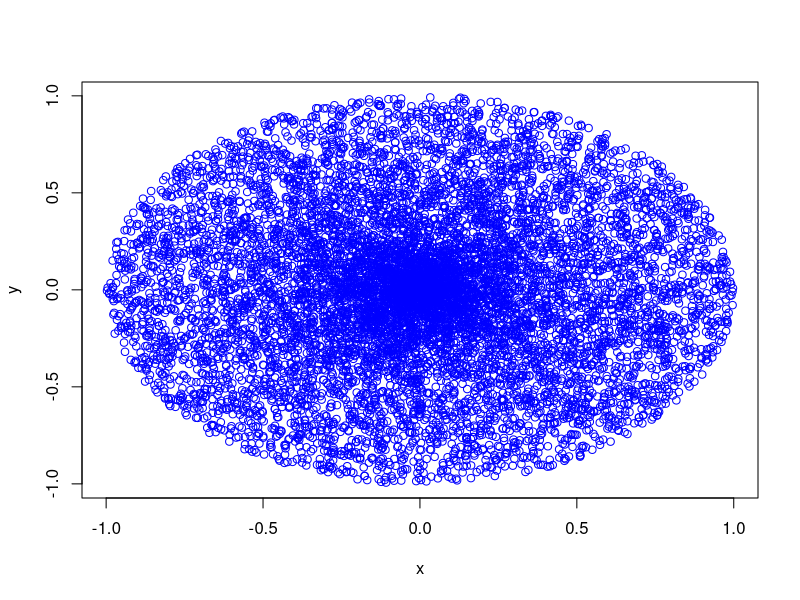
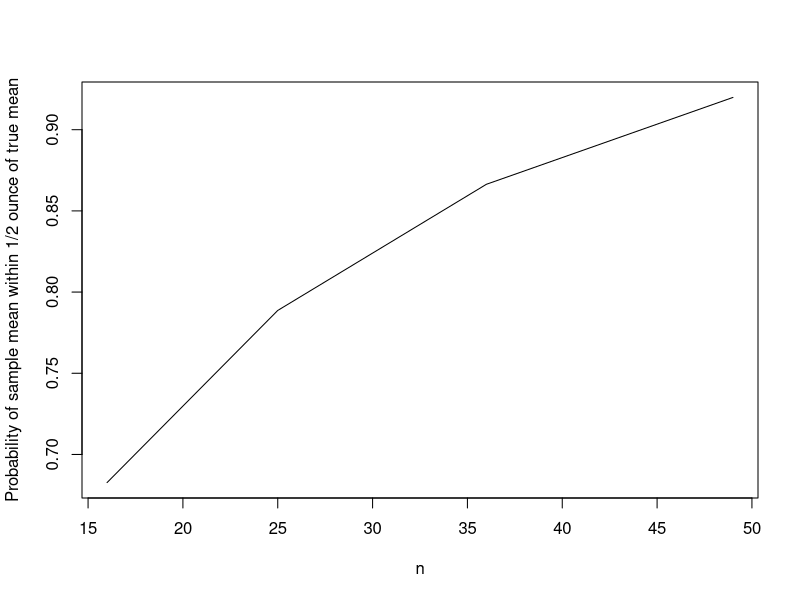

Write the R code that produced these figures, in order.
## ---- chunk 1
knitr::opts_chunk$set(echo = TRUE)
set.seed(19303)
## ---- chunk 2
N <- 100000
th <- runif(N, 0, 2*pi)
mean(th^2)
4/3*pi*pi
mean(th^3)
2*pi^3
## ---- chunk 3
N <- 10000
r <- runif(N, 0, 1)
th <- runif(N, 0, 2*pi)
y <- r*sin(th)
x <- r*cos(th)
plot(x, y, col="blue")
## ---- chunk 4
integrate(f = function(c) rep(1/2/pi/5, length = length(c)), 0, 2*pi*5)
integrate(f = function(a) 1/2/5/sqrt(pi*a), 0, pi*5^2)
## ---- chunk 5
integrate(f = function(c) c/2/pi/pi/5/5, 0, 2*pi*5)
integrate(f = function(a) rep(1/pi/5^2, length = length(a)), 0, pi*5^2)
## ---- chunk 6
n <- c(16, 25, 36, 49)
pnorm(0.5*sqrt(n)/2, 0, 1) - pnorm(-0.5*sqrt(n)/2, 0, 1)

## ---- chunk 7
plot(n, pnorm(0.5*sqrt(n)/2, 0, 1) - pnorm(-0.5*sqrt(n)/2, 0, 1), xlab = "n", ylab = "Probability of sample mean within 1/2 ounce of true mean", type = "l")

## ---- chunk 8
f <- function(n) (pnorm(0.5*sqrt(n)/2, 0, 1) - pnorm(-0.5*sqrt(n)/2, 0, 1) - 0.95)^2
optimize(f, lower = 0, upper = 200)
## ---- chunk 9
pnorm(2, 0, 1) - pnorm(-2, 0, 1)
## ---- chunk 10
pbinom((0.0247918+0.2)*1000, 1000, 0.2) - pbinom((-0.0247918+0.2)*1000, 1000, 0.2)
pnorm(0.0247918/sqrt(0.00016), 0, 1) - pnorm(-0.0247918/sqrt(0.00016), 0, 1)
## ---- chunk 11
pnorm(0.01*sqrt(6146/0.2/0.8), 0, 1) - pnorm(-0.01*sqrt(6146/0.2/0.8))
## ---- chunk 12
integrate(f=function(x) x + 0.5, lower = 0, upper = 1)
## ---- chunk 13
integrate(f=function(x) (x + 0.75)/(0.75 + 0.5), lower = 0, upper = 1)
